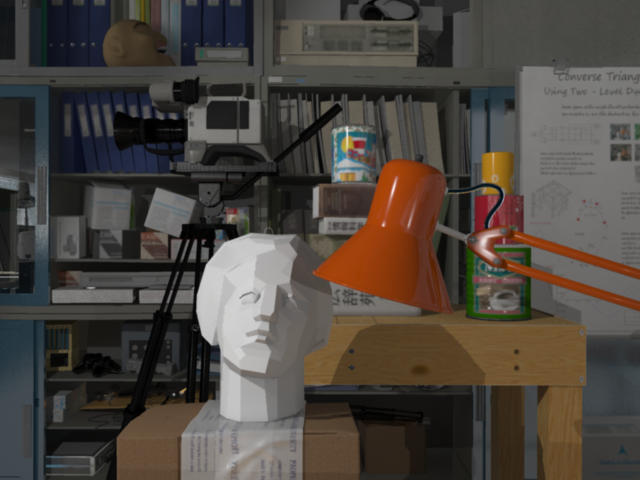
//> input picture ImplementationSkillCheck/data/tsukuba.png, 640 x 480 px
$ ./Source   (built with g++ and OpenCV 4)
//> lines starting //> are read from the running program, lines starting //| are printed output that depends on the picture; after the words box and inside, x2 and y2 are one past the last pixel; in counts of white or black regions, pixels touching at a corner belong together
#include <iostream>
#include <opencv2//opencv.hpp>

void label(int threshold, void* inputData)
{
	cv::Mat img;
	cv::threshold(*(cv::Mat*)(inputData), img, threshold, 255, cv::THRESH_BINARY);

	// Labeling
	cv::Mat imgLabel(img.size(), CV_32S);
	int nLabels = cv::connectedComponents(img, imgLabel);

	// Decide colors
	std::vector<cv::Vec3b> colors(nLabels);
	colors[0] = cv::Vec3b(0, 0, 0);
	for (int i = 1; i < nLabels; i++)
	{
		colors[i] = cv::Vec3b((rand() & 255), (rand() & 255), (rand() & 255));
	}

	cv::Mat output(img.size(), CV_8UC3);
	for (int y = 0; y < output.rows; y++)
	{
		for (int x = 0; x < output.cols; x++)
		{
			int lb = imgLabel.at<int>(y, x);
			cv::Vec3b &pixel = output.at<cv::Vec3b>(y, x);
			pixel = colors[lb];
		}
	}

	cv::imshow("Label", output);
}

int main()
{
	// Task 11
	std::string filename = "../data/tsukuba.png";

	cv::Mat img = cv::imread(filename, cv::IMREAD_GRAYSCALE);
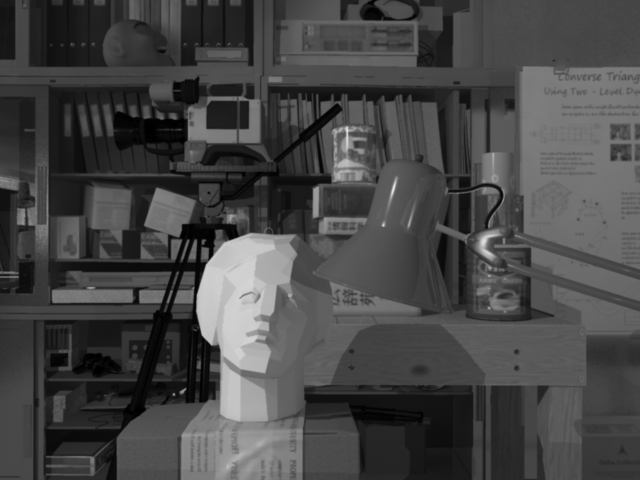
//> img: 480 rows x 640 cols, CV_8UC1; min 0, max 232, mean 70.5
	if (img.empty()) return -1;

	int threshold = 127;
	cv::namedWindow("Label", cv::WINDOW_AUTOSIZE);
	cv::createTrackbar("threshold", "Label", &threshold, 255, label, (void*)(&img));

	label(threshold, (void*)(&img));
//> in label, `cv::threshold(*(cv::Mat*)(inputData), img, threshold, 255, cv::THRESH_..`:
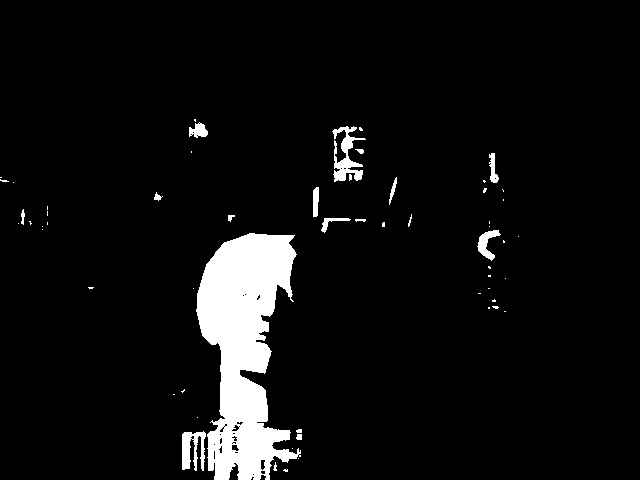
//> img: 480 rows x 640 cols, CV_8UC1; 5.9% white; 58 white regions (40 under 20 px), largest, box (x1, y1, x2, y2) and area: (196, 233, 301, 480) 15299, (332, 126, 366, 182) 804, (182, 431, 206, 471) 597
//> in label, `int nLabels = cv::connectedComponents(img, imgLabel);`:
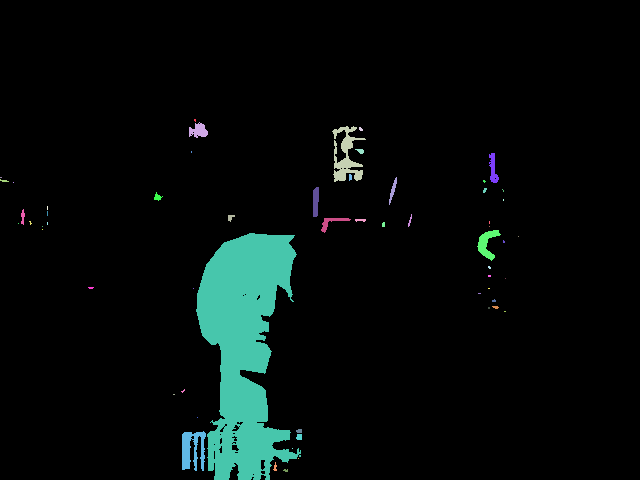
//> imgLabel: 480 rows x 640 cols, CV_32SC1; 59 distinct labels, from 0 to 58; one colour per label, 0 black
//> in label, `int nLabels = cv::connectedComponents(img, imgLabel);`: nLabels = 59
//> the loop in label, `for (int i = 1; i < nLabels; i++)` made 58 passes
	cv::waitKey(0);

	return 0;
}
